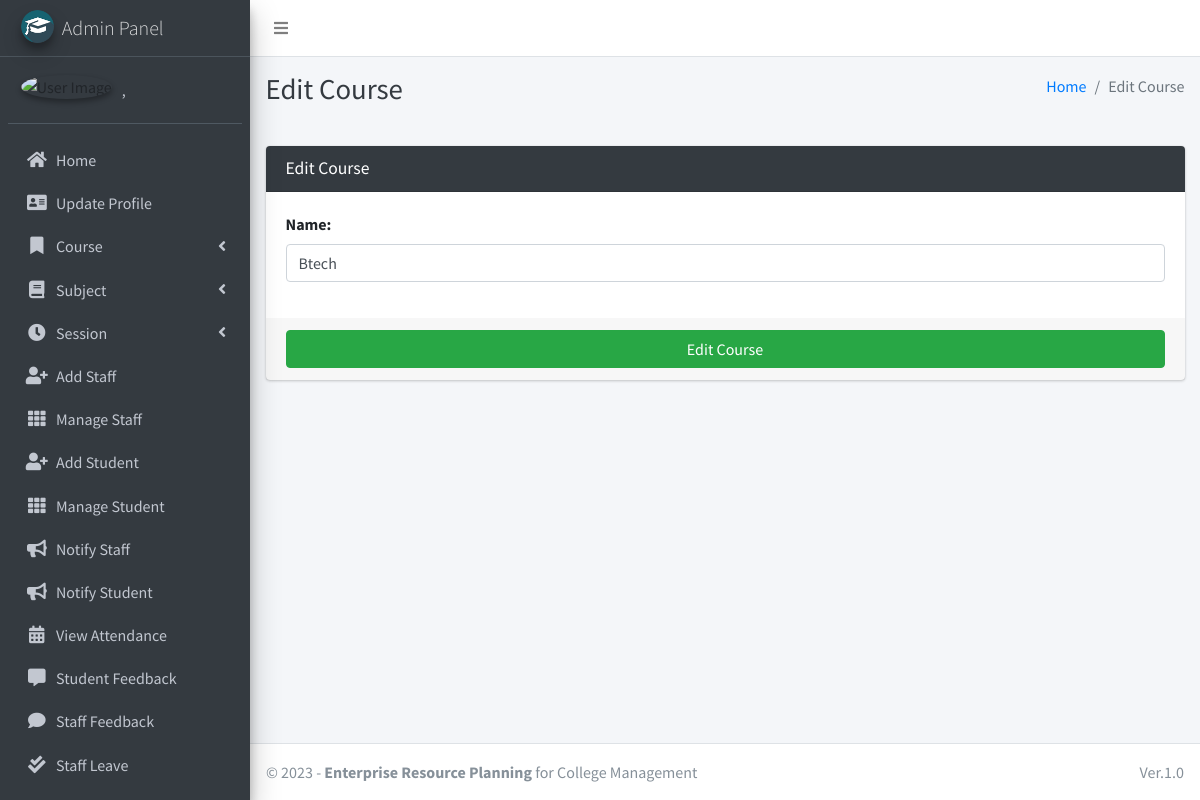
The page /course/edit/2 (signed in) on the database as committed earlier.
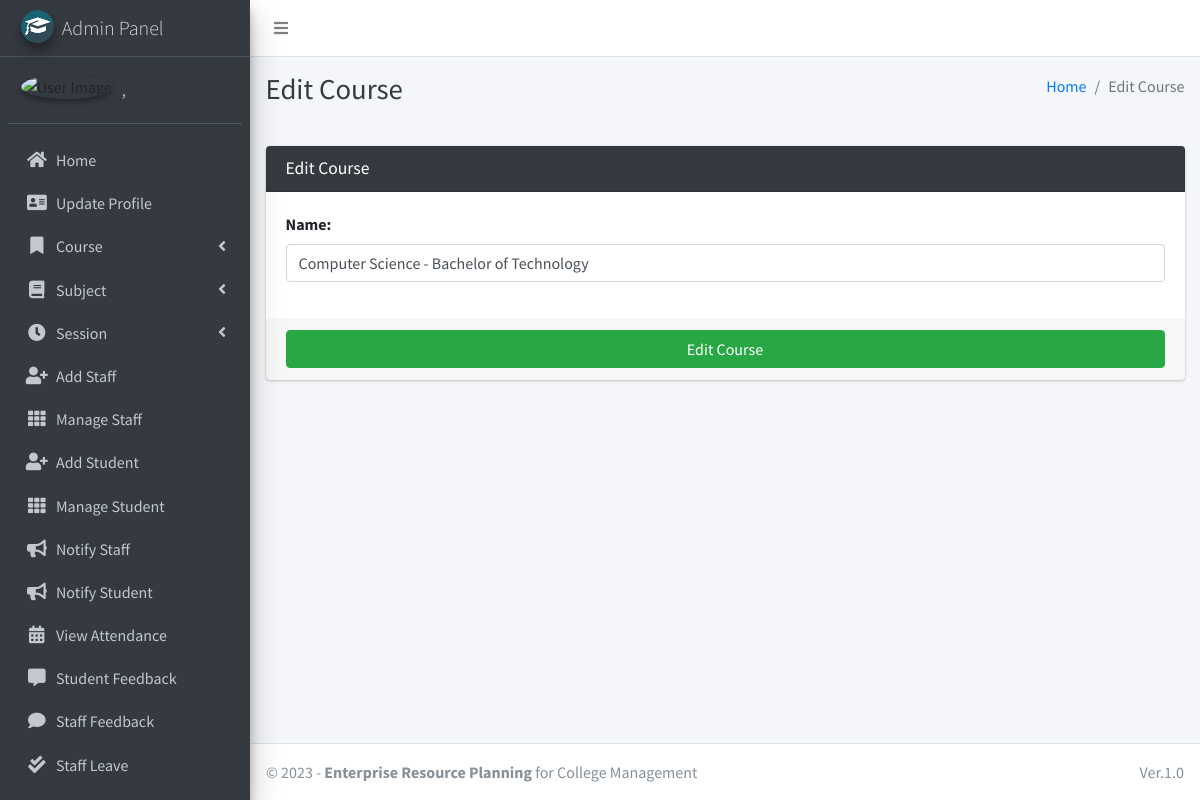
The same page on the database as committed later.
### main_app/models.py (models this page shows, shortened)
class Course(models.Model):
    name = models.CharField(max_length=120)
    created_at = models.DateTimeField(auto_now_add=True)
    updated_at = models.DateTimeField(auto_now=True)

### main_app/hod_views.py (the view, shortened to what this page needs)
def edit_course(request, course_id):
    instance = get_object_or_404(Course, id=course_id)
    form = CourseForm(request.POST or None, instance=instance)
    context = {
        'form': form,
        'course_id': course_id,
        'page_title': 'Edit Course'
    }
    return render(request, 'hod_template/edit_course_template.html', context)

### main_app/forms.py
class CourseForm(FormSettings):
    def __init__(self, *args, **kwargs):
        super(CourseForm, self).__init__(*args, **kwargs)
    class Meta:
        fields = ['name']
        model = Course

### main_app/models.py (called while the page is built)
    def __str__(self):
        return self.last_name + ", " + self.first_name

### main_app/templates/hod_template/edit_course_template.html
{% extends 'main_app/base.html' %}
{% load static %}
{% block page_title %}{{page_title}}{% endblock page_title %}
{% block content %}
<section class="content">
    <div class="container-fluid">
        <div class="row">
            <div class="col-md-12">
                <div class="card card-dark">
                    <div class="card-header">
                        <h3 class="card-title">{{page_title}}</h3>
                    </div>
                    {% include "main_app/form_template.html" with messages=messages  form=form button_text="Edit Course"%}
                </div>
            </div>
        </div>
    </div>
</section>
{% endblock content %}

### main_app/templates/main_app/form_template.html (shortened to what this page needs)
<form role="form" method="POST" enctype="multipart/form-data">
    <div class="card-body">
        {% for field in form  %}
        <div class="form-group">
            {{field.label_tag}}
            {{field}}
        </div>
        {% endfor %}
    </div>
    <div class="card-footer">
        <button type="submit" class="btn btn-success btn-block">
            {% if button_text %}
            {{button_text}}
            {% else %}
            Submit
            {% endif %}
        </button>
    </div>
</form>

Rows that differ between the two databases and show on the page:
changed Course: name "Btech" → "Computer Science - Bachelor of Technology"
